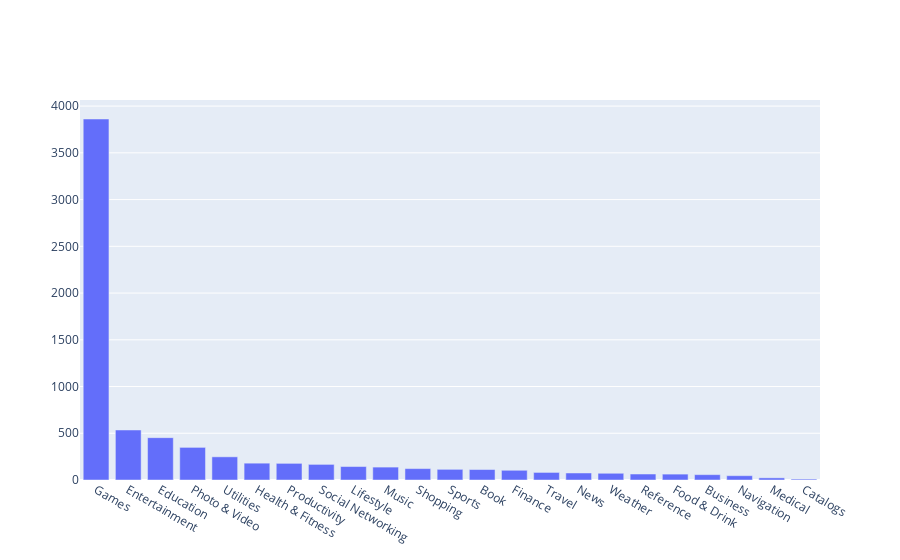

The notebook cell saved with this chart:
### Code cell
#Şimdi türlere türlere göre appların sayısını alalım ve grafiksel olarak çizelim
import plotly
plotly.offline.init_notebook_mode(connected=True)
import plotly.graph_objs as go

#ilk olarak toplam kategori sayısını alalım.
num_of_genre=len(AppStore_df['prime_genre'].unique())
print("Tür sayısı : ",num_of_genre)

#Şimdide her kategoriye ait kaç tane  app var onların sayısını alalım.
num_of_apps_in_each_genre=AppStore_df['prime_genre'].value_counts()

#Şimdi azalan bir şekilde ile listeleyelim
sorted_num_of_apps_in_each_genre=num_of_apps_in_each_genre.sort_values(ascending=False)
print(sorted_num_of_apps_in_each_genre)

data = [go.Bar(
        x = num_of_apps_in_each_genre.index, # index = category name
        y = num_of_apps_in_each_genre.values, # value = count
)]

plotly.offline.iplot(data)

### Figure 1 — Plotly figure (JSON) as saved in the notebook; plotly's stock layout.template omitted (floating-point values rounded to 4 significant figures)
{"data": [{"type": "bar", "x": ["Games", "Entertainment", "Education", "Photo & Video", "Utilities", "Health & Fitness", "Productivity", "Social Networking", "Lifestyle", "Music", "Shopping", "Sports", "Book", "Finance", "Travel", "News", "Weather", "Reference", "Food & Drink", "Business", "Navigation", "Medical", "Catalogs"], "y": [3862, 535, 453, 349, 248, 180, 178, 167, 144, 138, 122, 114, 112, 104, 81, 75, 72, 64, 63, 57, 46, 23, 10]}], "layout": {}}
